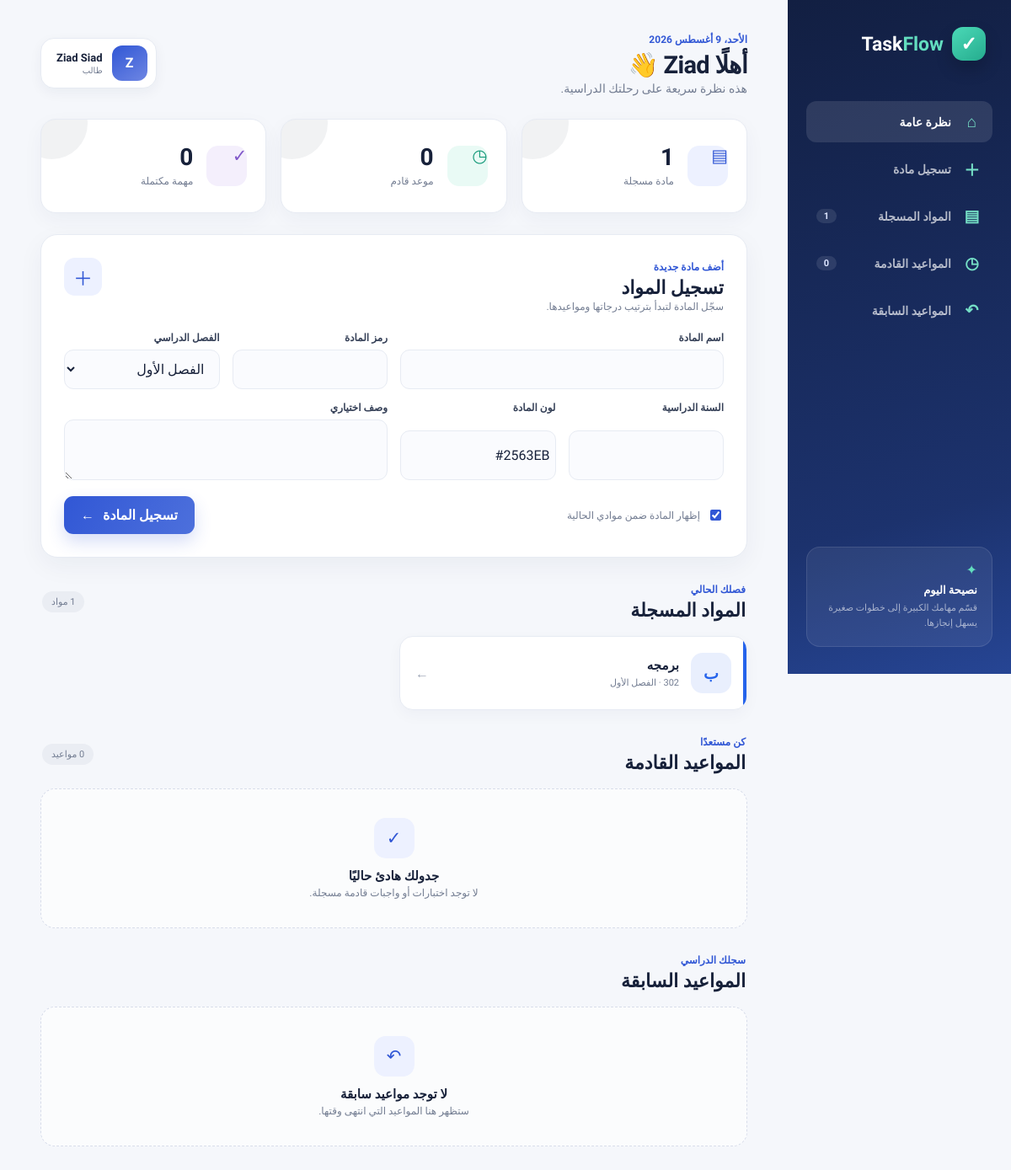
The app's page /dashboard/ (signed in) with its own data.
### accounts/models.py (models this page shows, shortened)
class User(AbstractUser):
    email = models.EmailField(
        unique=True,
        verbose_name="البريد الإلكتروني",
    )
    university = models.CharField(
        max_length=150,
        blank=True,
        verbose_name="الجامعة",
    )
    major = models.CharField(
        max_length=150,
        blank=True,
        verbose_name="التخصص",
    )
    profile_image = models.ImageField(
        upload_to="profiles/%Y/%m/",
        blank=True,
        null=True,
        verbose_name="الصورة الشخصية",
    )
    created_at = models.DateTimeField(
        auto_now_add=True,
        verbose_name="تاريخ إنشاء الحساب",
    )
    updated_at = models.DateTimeField(
        auto_now=True,
        verbose_name="آخر تحديث",
    )
    class Meta:
        verbose_name = "مستخدم"
        verbose_name_plural = "المستخدمون"

### courses/models.py (models this page shows, shortened)
class Course(models.Model):
    class Semester(models.TextChoices):
        FIRST = "first", "الفصل الأول"
        SECOND = "second", "الفصل الثاني"
        SUMMER = "summer", "الفصل الصيفي"
    user = models.ForeignKey(
        settings.AUTH_USER_MODEL,
        on_delete=models.CASCADE,
        related_name="courses",
        verbose_name="المستخدم",
    )
    name = models.CharField(
        max_length=150,
        verbose_name="اسم المادة",
    )
    code = models.CharField(
        max_length=30,
        blank=True,
        verbose_name="رمز المادة",
        help_text="مثال: CSCI-301",
    )
    description = models.TextField(
        blank=True,
        verbose_name="وصف المادة",
    )
    semester = models.CharField(
        max_length=20,
        choices=Semester.choices,
        default=Semester.FIRST,
        verbose_name="الفصل الدراسي",
    )
    academic_year = models.PositiveSmallIntegerField(
        blank=True,
        null=True,
        verbose_name="السنة الدراسية",
        help_text="مثال: 2026",
    )
    color = models.CharField(
        max_length=7,
        default="#2563EB",
        validators=[hex_color_validator],
        verbose_name="لون المادة",
    )
    is_active = models.BooleanField(
        default=True,
        verbose_name="مادة نشطة",
    )
    created_at = models.DateTimeField(
        auto_now_add=True,
        verbose_name="تاريخ الإنشاء",
    )
    updated_at = models.DateTimeField(
        auto_now=True,
        verbose_name="آخر تحديث",
    )
    class Meta:
        verbose_name = "مادة دراسية"
        verbose_name_plural = "المواد الدراسية"
        ordering = ["name"]
        constraints = [
            models.UniqueConstraint(
                fields=[
                    "user",
                    "name",
                    "semester",
                    "academic_year",
                ],
                name="unique_course_per_user_semester_year",
            ),
        ]
        indexes = [
            models.Index(
                fields=["user", "is_active"],
                name="course_user_active_idx",
            ),
        ]

### dashboard/views.py (the view)
# urls.py: path("dashboard/", include("dashboard.urls")),
@login_required
def dashboard(request):
    if request.method == 'POST':
        form = CourseForm(request.POST)
        if form.is_valid():
            course = form.save(commit=False)
            course.user = request.user
            course.save()
            messages.success(request, 'تمت إضافة المادة بنجاح')
            return redirect('dashboard:dashboard')
    else:
        form = CourseForm()
    now = timezone.now()
    courses = Course.objects.filter(user=request.user, is_active=True)
    student_tasks = Task.objects.filter(user=request.user).select_related('course')
    upcoming_tasks = student_tasks.filter(
        due_date__gte=now,
    ).exclude(status=Task.Status.CANCELLED).order_by('due_date')[:8]
    past_tasks = student_tasks.filter(due_date__lt=now).order_by('-due_date')[:8]
    context = {
        'form': form,
        'courses': courses,
        'active_courses_count': courses.count(),
        'upcoming_tasks': upcoming_tasks,
        'past_tasks': past_tasks,
        'upcoming_tasks_count': student_tasks.filter(
            due_date__gte=now,
        ).exclude(status=Task.Status.CANCELLED).count(),
        'completed_tasks_count': student_tasks.filter(
            status=Task.Status.COMPLETED,
        ).count(),
        'today': timezone.localdate(),
    }
    return render(request, 'dashboard/dashboard.html', context)

### courses/forms.py
class CourseForm(forms.ModelForm):
    class Meta:
        model = Course
        fields = (
            'name',
            'code',
            'description',
            'semester',
            'academic_year',
            'color',
            'is_active',
        )
        labels = {
            'name': 'اسم المادة',
            'code': 'رمز المادة',
            'description': 'وصف المادة',
            'semester': 'الفصل الدراسي',
            'academic_year': 'السنة الدراسية',
            'color': 'لون المادة',
            'is_active': 'نشطة',
        }

### dashboard/templates/dashboard/dashboard.html (shortened to what this page needs)
{% load static %}
<!DOCTYPE html>
<html lang="ar" dir="rtl">
<head>
    <link rel="stylesheet" href="{% static 'dashboard/dashboard.css' %}">
</head>
<body>
    <div class="dashboard-layout">
        <aside class="sidebar">
            <a class="brand" href="/">
                <span class="brand-mark">✓</span>
                <span>Task<span>Flow</span></span>
            </a>
            <nav class="side-nav" aria-label="أقسام لوحة الطالب">
                <a class="nav-item active" href="#overview">
                    <span class="nav-icon">⌂</span><span>نظرة عامة</span>
                </a>
                <a class="nav-item" href="#register-course">
                    <span class="nav-icon">＋</span><span>تسجيل مادة</span>
                </a>
                <a class="nav-item" href="#registered-courses">
                    <span class="nav-icon">▤</span><span>المواد المسجلة</span>
                    <span class="nav-count">{{ active_courses_count }}</span>
                </a>
                <a class="nav-item" href="#upcoming-dates">
                    <span class="nav-icon">◷</span><span>المواعيد القادمة</span>
                    <span class="nav-count">{{ upcoming_tasks_count }}</span>
                </a>
                <a class="nav-item" href="#past-dates">
                    <span class="nav-icon">↶</span><span>المواعيد السابقة</span>
                </a>
            </nav>
            <div class="sidebar-tip">
                <span>✦</span>
                <strong>نصيحة اليوم</strong>
                <p>قسّم مهامك الكبيرة إلى خطوات صغيرة يسهل إنجازها.</p>
            </div>
        </aside>
        <main class="main-content">
            <header class="topbar">
                <div>
                    <span class="date-label">{{ today|date:"l، j F Y" }}</span>
                    <h1>أهلًا {{ request.user.first_name|default:request.user.username }} 👋</h1>
                    <p>هذه نظرة سريعة على رحلتك الدراسية.</p>
                </div>
                <div class="profile-chip">
                    <span class="avatar">{{ request.user.first_name|default:request.user.username|slice:":1"|upper }}</span>
                    <span><strong>{{ request.user.get_full_name|default:request.user.username }}</strong><small>طالب</small></span>
                </div>
            </header>
            <section id="overview" class="stats-grid">
                <article class="stat-card blue">
                    <span class="stat-icon">▤</span>
                    <div><strong>{{ active_courses_count }}</strong><span>مادة مسجلة</span></div>
                </article>
                <article class="stat-card green">
                    <span class="stat-icon">◷</span>
                    <div><strong>{{ upcoming_tasks_count }}</strong><span>موعد قادم</span></div>
                </article>
                <article class="stat-card violet">
                    <span class="stat-icon">✓</span>
                    <div><strong>{{ completed_tasks_count }}</strong><span>مهمة مكتملة</span></div>
                </article>
            </section>
            <section id="register-course" class="content-card register-card">
                <div class="section-heading">
                    <div><span class="section-kicker">أضف مادة جديدة</span><h2>تسجيل المواد</h2><p>سجّل المادة لتبدأ بترتيب درجاتها ومواعيدها.</p></div>
                    <span class="heading-icon">＋</span>
                </div>
                <form method="post" class="course-form" novalidate>
                    <div class="form-grid">
                        <div class="field span-2"><label for="{{ form.name.id_for_label }}">اسم المادة</label>{{ form.name }}{% for error in form.name.errors %}<small>{{ error }}</small>{% endfor %}</div>
                        <div class="field"><label for="{{ form.code.id_for_label }}">رمز المادة</label>{{ form.code }}{% for error in form.code.errors %}<small>{{ error }}</small>{% endfor %}</div>
                        <div class="field"><label for="{{ form.semester.id_for_label }}">الفصل الدراسي</label>{{ form.semester }}{% for error in form.semester.errors %}<small>{{ error }}</small>{% endfor %}</div>
                        <div class="field"><label for="{{ form.academic_year.id_for_label }}">السنة الدراسية</label>{{ form.academic_year }}{% for error in form.academic_year.errors %}<small>{{ error }}</small>{% endfor %}</div>
                        <div class="field color-field"><label for="{{ form.color.id_for_label }}">لون المادة</label>{{ form.color }}{% for error in form.color.errors %}<small>{{ error }}</small>{% endfor %}</div>
                        <div class="field span-2"><label for="{{ form.description.id_for_label }}">وصف اختياري</label>{{ form.description }}{% for error in form.description.errors %}<small>{{ error }}</small>{% endfor %}</div>
                    </div>
                    <div class="form-footer">
                        <label class="active-check">{{ form.is_active }} <span>إظهار المادة ضمن موادي الحالية</span></label>
                        <button type="submit">تسجيل المادة <span>←</span></button>
                    </div>
                </form>
            </section>
            <section id="registered-courses" class="dashboard-section">
                <div class="section-heading simple"><div><span class="section-kicker">فصلك الحالي</span><h2>المواد المسجلة</h2></div><span class="section-total">{{ active_courses_count }} مواد</span></div>
                {% if courses %}
                    <div class="courses-grid">
                        {% for course in courses %}
                            <a class="course-card" href="{% url 'dashboard:course_detail' course.id %}" style="--course-color: {{ course.color }}">
                                <span class="course-accent"></span>
                                <span class="course-icon">{{ course.name|slice:":1" }}</span>
                                <span class="course-info"><strong>{{ course.name }}</strong><small>{{ course.code|default:"بدون رمز" }} · {{ course.get_semester_display }}</small></span>
                                <span class="course-arrow">←</span>
                            </a>
                        {% endfor %}
                    </div>
                {% else %}
                    <div class="empty-state"><span>▤</span><h3>لا توجد مواد مسجلة بعد</h3><p>ابدأ بإضافة أول مادة من النموذج أعلاه.</p><a href="#register-course">تسجيل مادة الآن</a></div>
                {% endif %}
            </section>
            <section id="upcoming-dates" class="dashboard-section">
                <div class="section-heading simple"><div><span class="section-kicker">كن مستعدًا</span><h2>المواعيد القادمة</h2></div><span class="section-total">{{ upcoming_tasks_count }} مواعيد</span></div>
                {% if upcoming_tasks %}
                    <div class="timeline">
                        {% for task in upcoming_tasks %}
                            <article class="timeline-item upcoming">
                                <time datetime="{{ task.due_date|date:'c' }}"><strong>{{ task.due_date|date:"d" }}</strong><span>{{ task.due_date|date:"M" }}</span></time>
                                <span class="timeline-dot"></span>
                                <div class="timeline-content"><span class="task-type">{{ task.get_task_type_display }}</span><h3>{{ task.title }}</h3><p>{{ task.course.name }} · {{ task.due_date|date:"g:i A" }}</p></div>
                                <span class="status-badge {{ task.priority }}">{{ task.get_priority_display }}</span>
                            </article>
                        {% endfor %}
                    </div>
                {% else %}
                    <div class="empty-state compact"><span>✓</span><h3>جدولك هادئ حاليًا</h3><p>لا توجد اختبارات أو واجبات قادمة مسجلة.</p></div>
                {% endif %}
            </section>
            <section id="past-dates" class="dashboard-section">
                <div class="section-heading simple"><div><span class="section-kicker">سجلك الدراسي</span><h2>المواعيد السابقة</h2></div></div>
                {% if past_tasks %}
                    <div class="timeline past-list">
                        {% for task in past_tasks %}
                            <article class="timeline-item past">
                                <time datetime="{{ task.due_date|date:'c' }}"><strong>{{ task.due_date|date:"d" }}</strong><span>{{ task.due_date|date:"M" }}</span></time>
                                <span class="timeline-dot"></span>
                                <div class="timeline-content"><span class="task-type">{{ task.get_task_type_display }}</span><h3>{{ task.title }}</h3><p>{{ task.course.name }} · {{ task.due_date|date:"Y/m/d" }}</p></div>
                                <span class="status-badge neutral">{{ task.get_status_display }}</span>
                            </article>
                        {% endfor %}
                    </div>
                {% else %}
                    <div class="empty-state compact"><span>↶</span><h3>لا توجد مواعيد سابقة</h3><p>ستظهر هنا المواعيد التي انتهى وقتها.</p></div>
                {% endif %}
            </section>
        </main>
    </div>
</body>
</html>

### records on screen
User: user.first_name "Z", user.get_full_name "Ziad Siad"
Course: name "ب", name "برمجه", semester "الفصل الأول"

### other values on screen
{{ active_courses_count }} "1"
{{ upcoming_tasks_count }} "0"
{{ today|date:"l، j F Y" }} "الأحد، 9 أغسطس 2026"
{{ completed_tasks_count }} "0"
